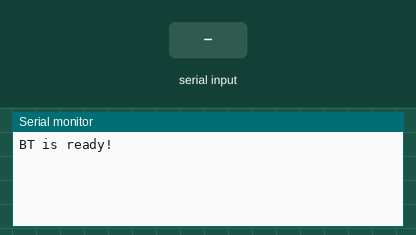
This sketch was run on a simulated Arduino Uno, built with avr-gcc and run on an emulated ATmega328P. On the bench: the last lines printed to the serial monitor. Inputs (shaded band) come from the test bench.

Above: at 1.2 s.
1.3 s: "t" received over the second serial link
At 3.0 s:
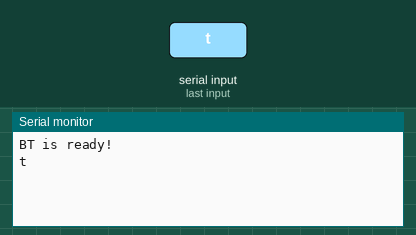
3.8 s: "test" received over the second serial link
At 6.4 s:
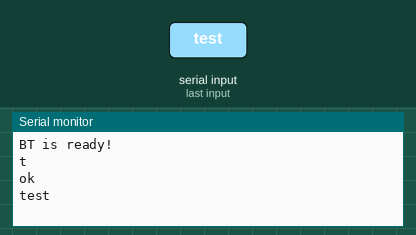
6.8 s: "1" received over the second serial link
At 8.4 s:
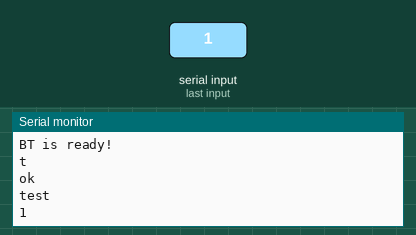

The sketch:

ble_send.ino
```cpp
#include <SoftwareSerial.h>   // 引用程式庫
#include <string.h>
int Input = 2;
char data[]="In a series of tweets, Mr Trump said he had been set to meet senior Taliban leaders at Camp David on Sunday.However he cancelled the meeting and called off negotiations after the group admitted to an attack in Kabul that killed a US soldier.US negotiator Zalmay Khalilzad had announced a peace deal in principle with the Taliban on Monday.As part of the proposed deal, the US would withdraw 5,400 troops from Afghanistan within 20 weeks. However Mr Khalilzad said final approval still rested with Mr Trump.The US currently has about 14,000 troops in the country.";

// 定義連接藍牙模組的序列埠
SoftwareSerial BT(8, 9); // 接收腳, 傳送腳
char val;  // 儲存接收資料的變數
String s;
void setup() {
  Serial.begin(9600);   // 與電腦序列埠連線
  Serial.println("BT is ready!");
  pinMode(2,INPUT);
  //attachInterrupt(0, StateChanged, RISING);
  //BT.setTimeout(1);
  // 設定藍牙模組的連線速率
  // 如果是HC-05，請改成38400
  BT.begin(9600);
}
void StateChanged(){
  if (BT.available()) {
  s = BT.readString();
  Serial.println(s);
  if (s=="t") BT.print("ok");}
  Serial.println("interrupt\n");
  delay(5);
  }


void loop() {
  if (BT.available()) {
  s = BT.readString();
  if (s=="test") {
    BT.println(data);
    Serial.println("ok");
    }
  Serial.println(s);
  delay(1);
  }

}
```

Measured:
- after the input at 1.3 s, the serial monitor: prints a new line after 1.0 s (image 1)
- after the input at 3.8 s, the serial monitor: prints a new line after 1.6 s (image 2)
- after the input at 6.8 s, the serial monitor: prints a new line after 1.0 s (image 3)
